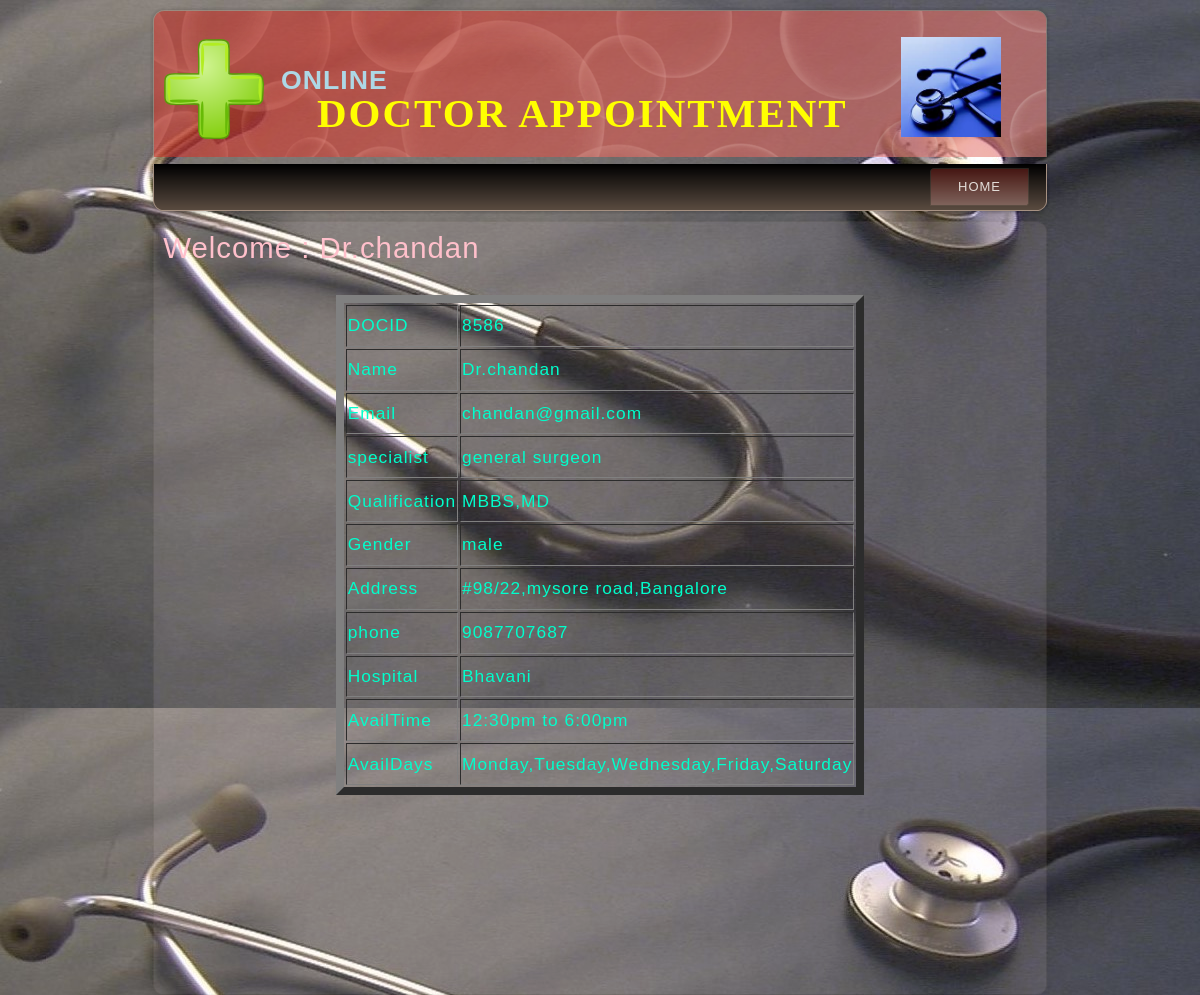
The page /doctor_module/docprofile.php?email=chandan@gmail.com (signed in) on the database its author committed.
### tables this page shows
CREATE TABLE IF NOT EXISTS `doc_tab` (
  `docid` varchar(10) NOT NULL,
  `dname` varchar(25) NOT NULL,
  `email` varchar(30) NOT NULL,
  `specialist` varchar(20) NOT NULL,
  `qualification` varchar(30) NOT NULL,
  `gender` char(10) NOT NULL,
  `address` varchar(50) NOT NULL,
  `phone` bigint(12) NOT NULL,
  `hospital` varchar(30) NOT NULL,
  `availtime` varchar(30) NOT NULL,
  `availdays` varchar(60) NOT NULL,
  `password` varchar(20) NOT NULL,
  PRIMARY KEY (`docid`),
  UNIQUE KEY `email` (`email`),
  UNIQUE KEY `email_2` (`email`)
);

### doctor_module/docprofile.php (the view, shortened to what this page needs)
<html>
<head>
<link rel="stylesheet" href="style.css" type="text/css"/>
</head>
<body>
<div id="art-main">
<div class="art-header">
 <div class="art-header-position">
  <div class="art-header-wrapper">
    <div class="art-header-inner">
     <div class="art-logo">
      <table><tr>
       <td><img src="images/img7.png" width="100" height="100"/></td>
        <td> <h2 style="position:absolute;left:90pt;top:7pt;color:lightblue;font-size:20pt;" align="left">ONLINE</h2><BR><BR><BR>
	   <h1 class="art-logo-name" ><a href="#" style="color:red;">&nbsp;&nbsp;&nbsp;&nbsp;Doctor Appointment</a></h1>
          </td>
	   <td>&nbsp;&nbsp;&nbsp;&nbsp;&nbsp;&nbsp;&nbsp;&nbsp;&nbsp;&nbsp;<img src="images/img1.jpg" width="100" height="100"/></td></tr>
	  </table>
    </div>
   </div>
  </div>
 </div>
</div>
<div class="art-bar art-nav">
 <div class="art-nav-outer">
  <div class="art-nav-wrapper">
   <div class="art-nav-inner">
	<ul class="art-hmenu">
     <li><a href="dochome.php?con=2&email=<?php echo $_GET['email'] ?>" class="active">Home</a></li>
	</ul>
   </div>
  </div>
 </div>
</div>
<div class="art-box art-sheet">
 <div class="art-box-body art-sheet-body">
  <div class="art-layout-wrapper">
   <div class="art-content-layout">
    <div class="art-content-layout-row">
     <div class="art-layout-cell art-sidebar1">
 <?php
 include "connect.php";
 $query="select * from doc_tab";
 $sql_query=mysqli_query($conn,$query);
 while($row=mysqli_fetch_array($sql_query))
 {
  if($row['email']==$_GET['email'])
  echo "<div style='position:absolute;top:10pt;left:10pt;font-size:22pt;color:pink;'>Welcome : ".$row['dname']."</div>";
 }
 ?>
 <br><br><br><br>
 <table border="8" height="500" width="500" align="center" style="font-size:13pt;">
 <?php
 $query="select * from doc_tab";
 $sql_query=mysqli_query($conn,$query);
 while($row=mysqli_fetch_array($sql_query))
 {
  if($row['email']==$_GET['email'])
  {
   echo "<tr><td>DOCID</td><td>".$row['docid']."</td></tr>";
   echo "<tr><td>Name</td><td>".$row['dname']."</td></tr>";
   echo "<tr><td>Email</td><td>".$row['email']."</td></tr>";
   echo "<tr><td>specialist</td><td>".$row['specialist']."</td></tr>";
   echo "<tr><td>Qualification</td><td> ".$row['qualification']."</td></tr>";
   echo "<tr><td>Gender</td><td>".$row['gender']."</td></tr>";
   echo "<tr><td>Address</td><td>".$row['address']."</td></tr>";
   echo "<tr><td>phone</td><td>".$row['phone']."</td></tr>";
   echo "<tr><td>Hospital</td><td>".$row['hospital']."</td></tr>";
   echo "<tr><td>AvailTime</td><td>".$row['availtime']."</td></tr>";
   echo "<tr><td>AvailDays</td><td>".$row['availdays']."</td></tr>";
  }
 }
 ?>
 </table>
 <br><br><br><br><br><br><br><br><br><br><br><br>
      </div>
     </div>
    </div>
   </div>
  </div>
 </div>
</div>
</body>
</html>

### rows shown on the page
doc_tab: dname "Dr.chandan", docid "8586", email "chandan@gmail.com", specialist "general surgeon", qualification "MBBS,MD", gender "male", address "#98/22,mysore road,Bangalore", phone "9087707687", hospital "Bhavani", availtime "12:30pm to 6:00pm", availdays "Monday,Tuesday,Wednesday,Friday,Saturday"
